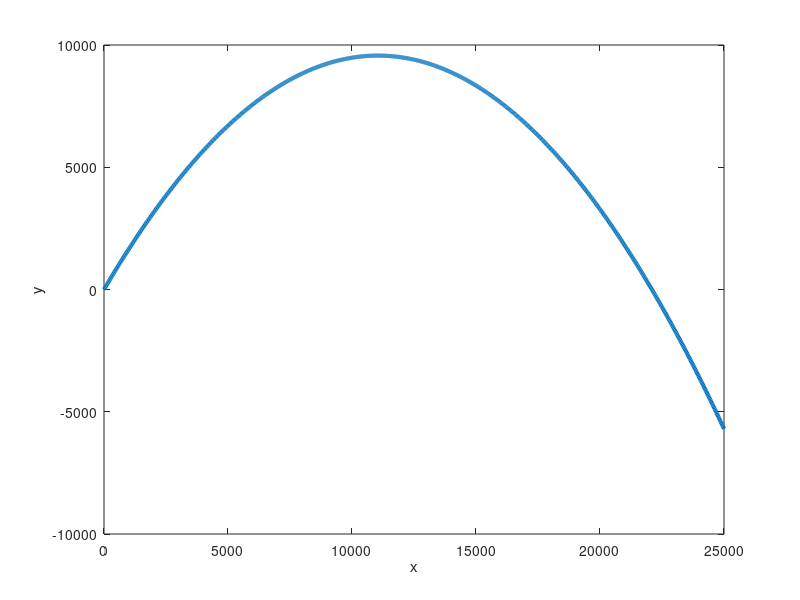

MATLAB code to generate this figure:
clc
clear all
close all


iex = 1; % Select example
%% EXAMPLE 1: Projectile
if iex == 1
    t = linspace(0,100,1000);   % in seconds
    v0 = 500;                   % in m/s
    theta = 60;                 % in degrees
    
    % constant
    g = 9.8;                    % m/s2 (gravity constant)
    
    % horizontal and vertical displacements  % KEY
    x = v0 * t * cosd(theta);
    y = v0 * t * sind(theta) - 0.5 * g * t.^2;
    
    % plot
    figure
    plot(x,y,'LineWidth',3)
    xlabel('x'), ylabel('y')
    
    % LAB ASSIGNMENT 1
    % Note that x, y has three variable (v0, t, theta)
    % 1. Make inline functions for x and y
    % 2. Plot for theta = 30, 45, 80 degrees
    
end

%% EXAMPLE 2: Read 1D waveform data
if iex == 2
    %ddir = '~/REPOSITORIES/IITR_seismo/classes/ES510/lab/data/';
    ddir = '/Users/vipul/Desktop/IITR_seismo/classes/ES510/lab/data/';
    fname = 'XZ_GOAT_BHZ.dat';
    
    fid = fopen(strcat(ddir,fname));
    data = textscan(fid,'%f');
    %data2 = dlmread(strcat(ddir,fname));
    
    % plot
    figure
    plot(data{1})
    
    % Add information from the header
    % Standard seismic waveform readers (obspy, SAC) will read this information
    % direclty
    
    % LAB ASSIGNMENT 2
    % Find x where y is minimum and maximum
end

%% EXAMPLE 3: 